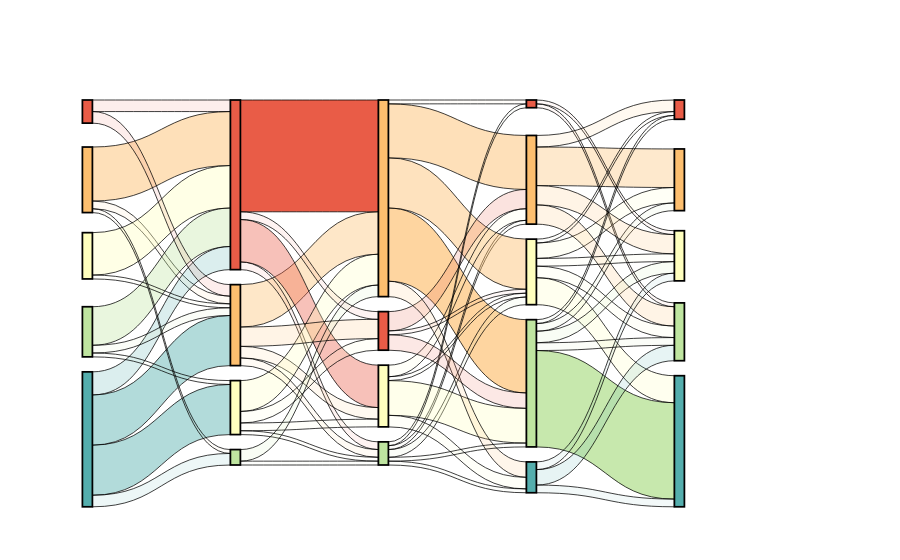

The code cell stored with this chart in its notebook:
### Markdown cell above
#### Display interactive SankeyTS diagram

### Code cell
display(diagram)
